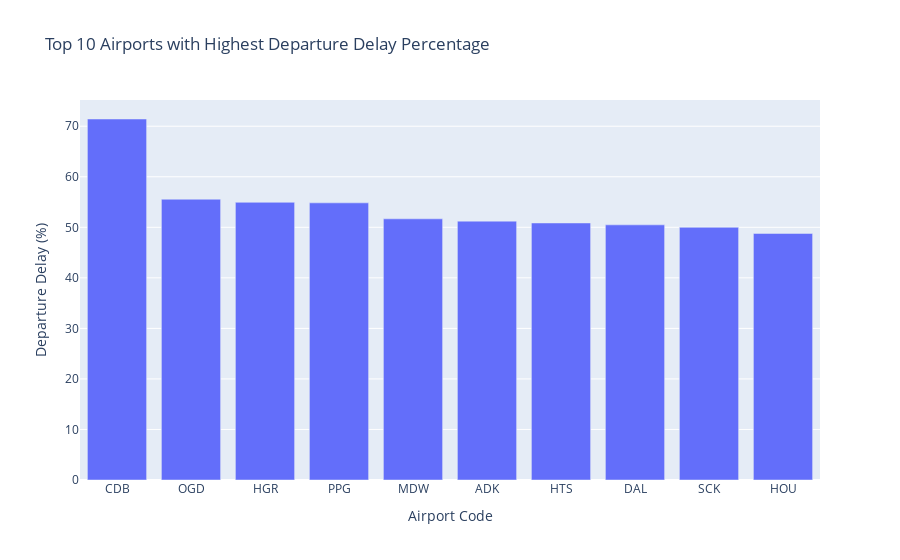

The code cell stored with this chart in its notebook:
### Code cell
# Visualize the top 10 airports with the highest departure delay percentage
fig_airport_delay = px.bar(
    result6,
    x='ORIGIN',
    y='Departure_Delay_Percentage',
    title='Top 10 Airports with Highest Departure Delay Percentage',
    labels={'Departure_Delay_Percentage': 'Departure Delay (%)', 'ORIGIN': 'Airport Code'}
)
fig_airport_delay.show()

### Figure 1 — Plotly figure (JSON) as saved in the notebook; plotly's stock layout.template omitted (floating-point values rounded to 4 significant figures)
{"data": [{"hovertemplate": "Airport Code=%{x}<br>Departure Delay (%)=%{y}<extra></extra>", "legendgroup": "", "marker": {"color": "#636efa", "pattern": {"shape": ""}}, "name": "", "orientation": "v", "showlegend": false, "textposition": "auto", "type": "bar", "x": ["CDB", "OGD", "HGR", "PPG", "MDW", "ADK", "HTS", "DAL", "SCK", "HOU"], "xaxis": "x", "y": [71.43, 55.56, 54.95, 54.84, 51.67, 51.22, 50.85, 50.48, 50.0, 48.78], "yaxis": "y"}], "layout": {"barmode": "relative", "legend": {"tracegroupgap": 0}, "title": {"text": "Top 10 Airports with Highest Departure Delay Percentage"}, "xaxis": {"anchor": "y", "domain": [0, 1], "title": {"text": "Airport Code"}}, "yaxis": {"anchor": "x", "domain": [0, 1], "title": {"text": "Departure Delay (%)"}}}}
